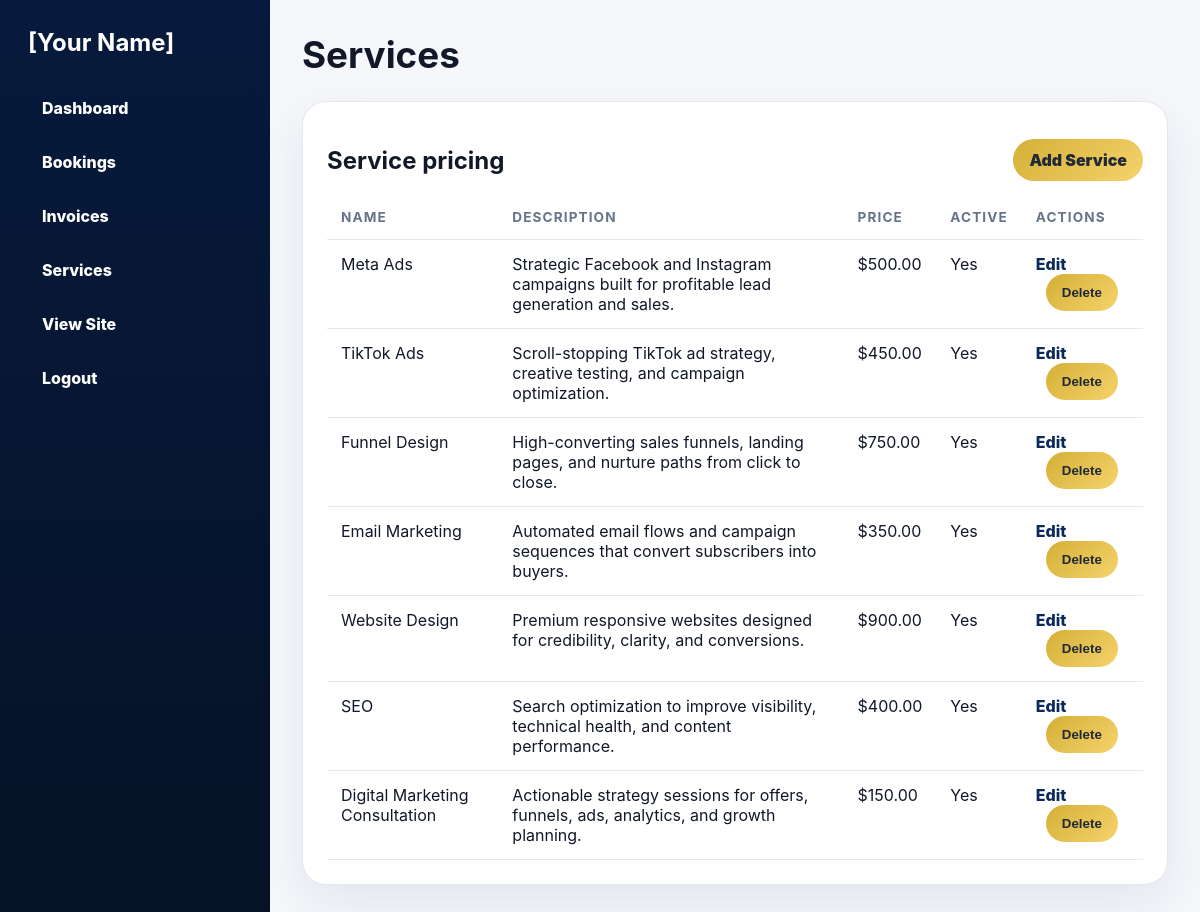
Screenshot of /admin/services.php (signed in) with the database file from the repository.
### tables this page shows
CREATE TABLE IF NOT EXISTS services (
    id INT AUTO_INCREMENT PRIMARY KEY,
    name VARCHAR(120) NOT NULL,
    slug VARCHAR(140) NOT NULL UNIQUE,
    description TEXT NOT NULL,
    price DECIMAL(10,2) NOT NULL DEFAULT 0.00,
    is_active TINYINT(1) NOT NULL DEFAULT 1,
    created_at TIMESTAMP DEFAULT CURRENT_TIMESTAMP,
    updated_at TIMESTAMP DEFAULT CURRENT_TIMESTAMP ON UPDATE CURRENT_TIMESTAMP
);

### config/database.php (called while the page is built, shortened)
<?php
$databaseConfig = [
    'host' => 'localhost',
    'database' => 'portfolio_db',
    'username' => 'portfolio_user',
    'password' => 'change_this_password',
    'charset' => 'utf8mb4',
];
function db(): PDO
{
    global $databaseConfig;
    $dsn = sprintf(
        'mysql:host=%s;dbname=%s;charset=%s',
        $databaseConfig['host'],
        $databaseConfig['database'],
        $databaseConfig['charset']
    );
    $pdo = new PDO($dsn, $databaseConfig['username'], $databaseConfig['password'], [
        PDO::ATTR_ERRMODE => PDO::ERRMODE_EXCEPTION,
        PDO::ATTR_DEFAULT_FETCH_MODE => PDO::FETCH_ASSOC,
        PDO::ATTR_EMULATE_PREPARES => false,
    ]);
    return $pdo;
}

### includes/functions.php (called while the page is built, shortened)
<?php
$app = require __DIR__ . '/../config/app.php';
function app_config(?string $key = null, mixed $default = null): mixed
{
    global $app;
    return $key === null ? $app : ($app[$key] ?? $default);
}
function e(?string $value): string
{
    return htmlspecialchars((string) $value, ENT_QUOTES, 'UTF-8');
}
function money(float|string|null $amount): string
{
    return app_config('currency', '$') . number_format((float) $amount, 2);
}
function get_services(bool $activeOnly = true): array
{
    require_once __DIR__ . '/../config/database.php';
    try {
        $sql = 'SELECT * FROM services' . ($activeOnly ? ' WHERE is_active = 1' : '') . ' ORDER BY id ASC';
        return db()->query($sql)->fetchAll();
    } catch (Throwable $exception) {
        return fallback_services();
    }
}

### config/app.php (called while the page is built)
<?php
return [
    'brand_name' => '[Your Name]',
    'profession' => 'Digital Marketer / Funnel Designer / Ads Specialist / Web Designer',
    'email' => 'hello@example.com',
    'phone' => '+1 (555) 000-0000',
    'location' => 'Available worldwide',
    'currency' => '$',
    'base_url' => '',
    'admin_email' => 'admin@example.com',
    'admin_password_hash' => '$2y$12$1mJJ7KdgLoQ.VvU2SJCUP.kcXR.QVqdtdnbvCAVNqlZcXQKX9YMdS',
];

### admin/services.php (the view, shortened to what this page needs)
<?php require_once __DIR__ . '/partials.php'; require_admin(); $services = get_services(false); admin_header('Services'); ?>
<section class="panel"><div class="panel-head"><h2>Service pricing</h2><a class="admin-btn" href="service-form.php">Add Service</a></div><table><thead><tr><th>Name</th><th>Description</th><th>Price</th><th>Active</th><th>Actions</th></tr></thead><tbody><?php foreach ($services as $service): ?><tr><td><?= e($service['name']) ?></td><td><?= e($service['description']) ?></td><td><?= money($service['price']) ?></td><td><?= !empty($service['is_active']) ? 'Yes' : 'No' ?></td><td><a href="service-form.php?id=<?= (int) $service['id'] ?>">Edit</a><form class="inline" action="../actions/delete-service.php" method="post" onsubmit="return confirm('Delete this service?')"><input type="hidden" name="id" value="<?= (int) $service['id'] ?>"><button>Delete</button></form></td></tr><?php endforeach; ?></tbody></table></section>

### assets/css/admin.css (style rules this page uses)
:root { --navy:#071a3d;--blue:#0b2a5b;--gold:#d4af37;--light:#f5f7fb;--line:#e5e7eb;--text:#111827;--muted:#64748b }
* { box-sizing:border-box }
body { margin:0;font-family:Inter,Arial,sans-serif;background:var(--light);color:var(--text) }
a { text-decoration:none;color:var(--blue);font-weight:800 }
.stat-grid article,.panel,.login-card { padding:24px;border:1px solid var(--line);border-radius:24px;background:white;box-shadow:0 18px 50px rgba(7,26,61,.08) }
.panel-head { display:flex;justify-content:space-between;align-items:center;gap:16px }
table { width:100%;border-collapse:collapse }
th,td { text-align:left;padding:14px;border-bottom:1px solid var(--line);vertical-align:top }
th { color:var(--muted);font-size:.85rem;text-transform:uppercase;letter-spacing:.08em }
.inline { display:inline-flex;gap:8px;align-items:center;margin-left:10px }
.admin-btn,button { display:inline-flex;border:0;border-radius:999px;padding:11px 16px;background:linear-gradient(135deg,var(--gold),#f6d36b);color:#1f2937;font-weight:900;cursor:pointer }

### rows the page displays
services: name "Meta Ads", description "Strategic Facebook and Instagram campaigns built for profitable lead generation and sales.", price "$500.00", is_active "Yes"
services: name "TikTok Ads", description "Scroll-stopping TikTok ad strategy, creative testing, and campaign optimization.", price "$450.00", is_active "Yes"
services: name "Funnel Design", description "High-converting sales funnels, landing pages, and nurture paths from click to close.", price "$750.00", is_active "Yes"
services: name "Email Marketing", description "Automated email flows and campaign sequences that convert subscribers into buyers.", price "$350.00", is_active "Yes"
services: name "Website Design", description "Premium responsive websites designed for credibility, clarity, and conversions.", price "$900.00", is_active "Yes"
services: name "SEO", description "Search optimization to improve visibility, technical health, and content performance.", price "$400.00", is_active "Yes"
services: name "Digital Marketing Consultation", description "Actionable strategy sessions for offers, funnels, ads, analytics, and growth planning.", price "$150.00", is_active "Yes"

### other values shown
app_config('brand_name') "[Your Name]"
$title "Services"
